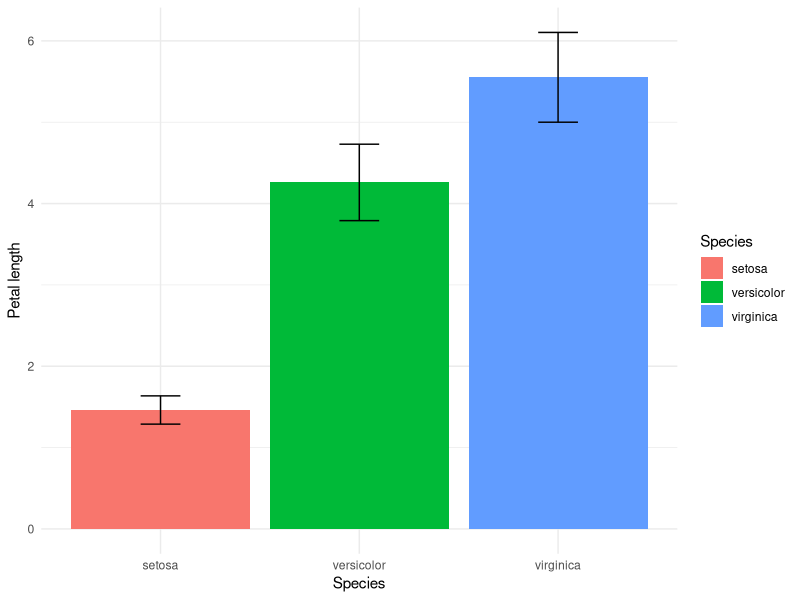

Recreate this plot in R.
## ---- chunk 1
knitr::opts_chunk$set(collapse = TRUE)
## ---- chunk 2
library(ggplot2)
library(dplyr)

iris_sum <- iris %>%
  group_by(Species) %>%
  summarise(mean = mean(Petal.Length),
            sd = sd(Petal.Length))

g <- ggplot(iris_sum, aes(Species, mean, fill = Species)) +
  geom_col() +
  geom_errorbar(aes(ymin = mean - sd, ymax = mean + sd), width = 0.2) +
  labs(y = "Petal length") +
  theme_minimal()
g

